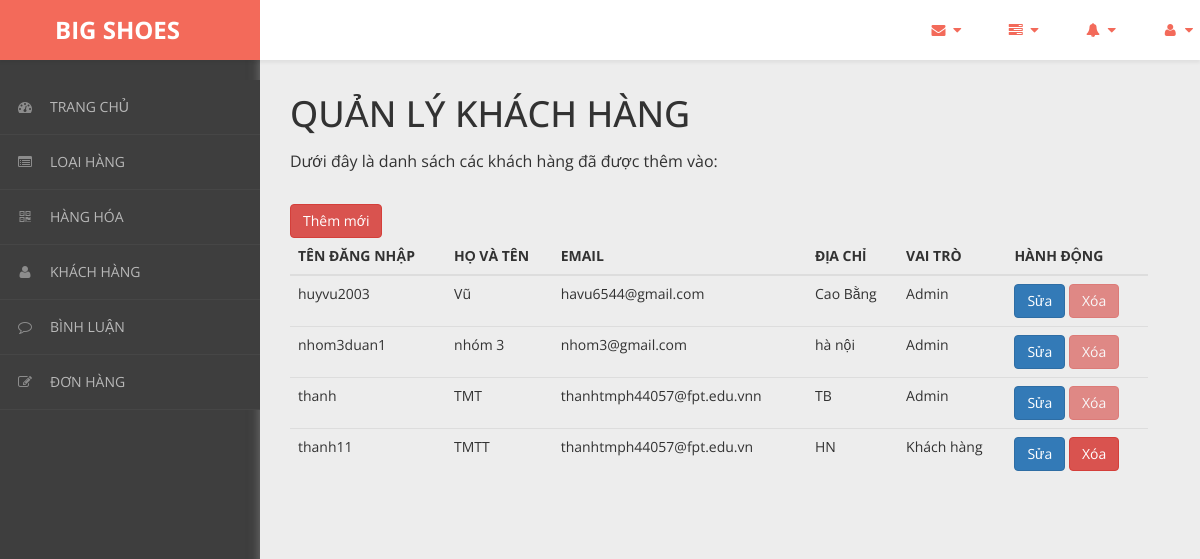
The app's page /admin/content/khach-hang/khach-hang-list.php with its own data.
### tables this page shows
CREATE TABLE `khach_hang` (
  `ma_kh` varchar(50) NOT NULL,
  `ho_ten` varchar(50) NOT NULL,
  `mat_khau` varchar(50) NOT NULL,
  `email` varchar(50) NOT NULL,
  `dia_chi` varchar(50) NOT NULL,
  `vai_tro` int(11) NOT NULL DEFAULT 0
);

### admin/dao/pdo.php (called while the page is built, shortened)
<?php
    function pdo_get_connection(){
        $pdo = new PDO("mysql:host=localhost;dbname=bigshoes",'root','');
        $pdo->setAttribute(PDO::ATTR_ERRMODE, PDO::ERRMODE_EXCEPTION);
        return $pdo;
    }
    function pdo_query($sql){
        $sql_args = array_slice(func_get_args(),1);
        try{
            $conn = pdo_get_connection();
            $stmt = $conn ->prepare($sql);
            $stmt -> execute($sql_args);
            $rows = $stmt -> fetchAll();
            return $rows;
        }catch(PDOException $e){
            throw $e;
        }finally{
            unset($conn);
        }
    }
    ?>

### admin/dao/khach-hang.php (called while the page is built, shortened)
<?php
    require_once ('pdo.php');
    function khach_hang_select_all(){
        $sql = "SELECT * FROM khach_hang";
        return pdo_query($sql);
    }
?>

### admin/content/khach-hang/khach-hang-list.php (the view, shortened to what this page needs)
<!DOCTYPE html>
<html xmlns="http://www.w3.org/1999/xhtml">
<head>
    <link href="../../../css/admin/css/bootstrap.css" rel="stylesheet" />
    <link href="../../../css/admin/css/font-awesome.css" rel="stylesheet" />
    <link href="../../../css/admin/css/custom-styles.css" rel="stylesheet" />
</head>
<body>
    <div id="wrapper">
        <nav class="navbar navbar-default top-navbar" role="navigation">
            <div class="navbar-header">
                <a class="navbar-brand" href="../../../../bigshoes/trang-chinh/"><strong style = "margin-left: 40px;">BIG SHOES</strong></a>
            </div>
            <ul class="nav navbar-top-links navbar-right">
                <li class="dropdown">
                    <a class="dropdown-toggle" data-toggle="dropdown" href="#" aria-expanded="false">
                        <i class="fa fa-envelope fa-fw"></i> <i class="fa fa-caret-down"></i>
                    </a>
                </li>
                <li class="dropdown">
                    <a class="dropdown-toggle" data-toggle="dropdown" href="#" aria-expanded="false">
                        <i class="fa fa-tasks fa-fw"></i> <i class="fa fa-caret-down"></i>
                    </a>
                </li>
                <li class="dropdown">
                    <a class="dropdown-toggle" data-toggle="dropdown" href="#" aria-expanded="false">
                        <i class="fa fa-bell fa-fw"></i> <i class="fa fa-caret-down"></i>
                    </a>
                </li>
                <li class="dropdown">
                    <a class="dropdown-toggle" data-toggle="dropdown" href="#" aria-expanded="false">
                        <i class="fa fa-user fa-fw"></i> <i class="fa fa-caret-down"></i>
                    </a>
                </li>
            </ul>
        </nav>
        <nav class="navbar-default navbar-side" role="navigation">
            <div class="sidebar-collapse">
                <ul class="nav" id="main-menu">
                <li>
                        <a href="../thong-ke/thong-ke-list.php"><i class="fa fa-dashboard"></i>TRANG CHỦ</a>
                    </li>
                    <li>
                        <a href="../loai-hang/loai-hang-list.php"><i class="fa fa-list-alt" aria-hidden="true"></i>LOẠI HÀNG</a>
                    </li>
                    <li>
                        <a href="../hang-hoa/hang-hoa-list.php"><i class="fa fa-qrcode"></i>HÀNG HÓA</a>
                    </li>
                    <li>
                        <a href="../khach-hang/khach-hang-list.php"><i class="fa fa-user"></i>KHÁCH HÀNG</a>
                    </li>
                    <li>
                        <a href="../binh-luan/binh-luan-list.php"><i class="fa fa-comment-o" aria-hidden="true"></i>BÌNH LUẬN</a>
                    </li>
                    <li>
                        <a href="../hoa-don/hoa-don-list.php"><i class="fa fa-edit"></i>ĐƠN HÀNG</a>
                    </li>
                </ul>
            </div>
        </nav>
        <div id="page-wrapper">
		  <div class="header">
                        <div class="page-header">
                            <h1>QUẢN LÝ KHÁCH HÀNG</h1>
                            <p>Dưới đây là danh sách các khách hàng đã được thêm vào: </p>
                            <?php
                                require_once ('../../dao/khach-hang.php');
                                $items = khach_hang_select_all();
                            ?>
                            <br>
                            <a href="../khach-hang/khach-hang-new.php"><button class="btn btn-danger">Thêm mới</button></a>
                            <table class="table table-hover">
                                <thead>
                                  <tr>
                                    <th>TÊN ĐĂNG NHẬP</th>
                                    <th>HỌ VÀ TÊN</th>
                                    <th>EMAIL</th>
                                    <th>ĐỊA CHỈ</th>
                                    <th>VAI TRÒ</th>
                                    <th>HÀNH ĐỘNG</th>
                                  </tr>
                                </thead>
                                <tbody>
                                <?php foreach($items as $item){
                                     extract($item);
                                    ?>
                                  <tr>
                                    <td><?=$ma_kh?></td>
                                    <td><?=$ho_ten?></td>
                                    <td><?=$email?></td>
                                    <td><?=$dia_chi?></td>
                                    <td><?php if($vai_tro == 0){
                                        echo "Khách hàng";
                                    }else{
                                        echo "Admin";
                                    } ?></td>
                                    <td>
                                        <a href="khach-hang-update.php?ma_kh=<?=$ma_kh?>"><button class="btn btn-primary">Sửa</button></a>
                                        <button <?php if($vai_tro==1) echo "disabled" ?> class="btn btn-danger"><a style="color:white" onclick = "return confirm('Bạn có chắc chắn muốn xóa ?')" href="khach-hang-delete.php?ma_kh=<?=$ma_kh?>">Xóa</a></button>
                                    </td>
                                  </tr>
                                <?php } ?>
                                </tbody>
                              </table>
                        </div>
		</div>
            </div>
        </div>
</body>
</html>

### css/admin/css/custom-styles.css (style rules this page uses)
body { font-family: 'Open Sans', sans-serif; background: #3E3E3E; }
#wrapper { width: 100%; }
#page-wrapper { padding: 15px 15px; min-height: 600px; background: #EDEDED; }
h1, .h1, h2, .h2, h3, .h3 { margin-top: 7px; margin-bottom: -5px; }
p { font-size:16px; line-height:25px; padding-top:20px; }
.navbar-side { z-index: 0; }
.navbar-side .nav > li > a > i { color: #8C8C8C;padding: 8px;width: 30px;text-align: center; }
.top-navbar { position: fixed; width: 100%; z-index: 300; -webkit-box-shadow: 0 3px 3px rgba(0, 0, 0, 0.05); -moz-box-shadow: 0 3px 3px rgba(0, 0, 0, 0.05); box-shadow: 0 3px 3px rgba(0, 0, 0, 0.05); }
.navbar-side { z-index: 1; position: fixed; width: 260px; top: 80px; }
#page-wrapper { position: relative; top: 55px; box-shadow: 0 0 10px #757575; -moz-box-shadow: 0 0 10px #757575; -webkit-box-shadow: 0 0 10px #757575; }
.page-header { margin: 0;border-bottom: 1px solid transparent;text-align: left;background-color: rgb(237, 237, 237);padding: 32px 22px 32px 0;color: #323232; }
.header { margin: 0 30px; }
.top-navbar { margin:0px; }
.top-navbar .navbar-brand { color: #fff;width: 260px;text-align: left;height: 60px;font-size: 24px;font-weight: 700;line-height: 30px;background: #F36A5A; }
.top-navbar .nav > li { position: relative; display: inline-block; margin: 0px; padding: 0px; }
.top-navbar .nav > li > a { position: relative; display: block; padding: 20px;color: #FFFFFF; margin: 0px; }
.sidebar-collapse , .sidebar-collapse .nav { background:none; }
.sidebar-collapse .nav { padding:0; }
.sidebar-collapse .nav > li > a { color: #B8B8B8; background:transparent; text-shadow:none; font-size: 14px; }
.sidebar-collapse > .nav > li > a { padding: 12px 10px; }
.sidebar-collapse > .nav > li { border-bottom: 1px solid rgba(107, 108, 109, 0.19); }
.navbar-side { border:none; background: #3E3E3E; }
.top-navbar { background: #FFFFFF; border-bottom:none; }
.top-navbar .nav > li > a > i { margin-right: 2px; }
.navbar-default { border:0px solid black; }
.navbar-header { background: transparent; }
.nav > li > a > i { margin-right:10px; color: rgb(243, 106, 90); }
@media (min-width:768px) { #page-wrapper { margin: 0 0 0 260px; padding: 0; min-height: 1200px; } }
@media (min-width:768px) { .navbar-side { width: 260px; z-index: 1; } }
@media (min-width:768px) { .navbar { border-radius: 0px; } }

### records on screen
khach_hang: ma_kh "huyvu2003", ho_ten "Vũ", email "havu6544@gmail.com", dia_chi "Cao Bằng", vai_tro "Admin"
khach_hang: ma_kh "nhom3duan1", ho_ten "nhóm 3", email "nhom3@gmail.com", dia_chi "hà nội", vai_tro "Admin"
khach_hang: ma_kh "thanh", ho_ten "TMT", email "thanhtmph44057@fpt.edu.vnn", dia_chi "TB", vai_tro "Admin"
khach_hang: ma_kh "thanh11", ho_ten "TMTT", email "thanhtmph44057@fpt.edu.vn", dia_chi "HN", vai_tro "Khách hàng"
